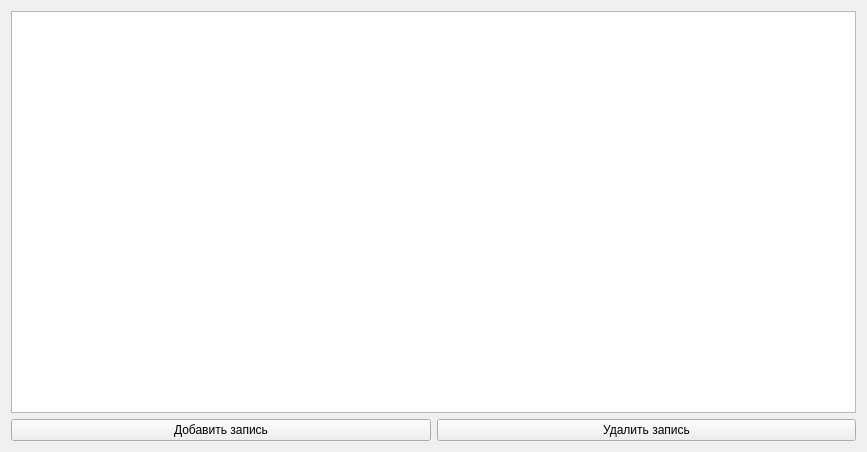
<?xml version="1.0" encoding="UTF-8"?>
<ui version="4.0">
 <class>Form</class>
 <widget class="QWidget" name="Form">
  <property name="geometry">
   <rect>
    <x>0</x>
    <y>0</y>
    <width>867</width>
    <height>452</height>
   </rect>
  </property>
  <property name="windowTitle">
   <string>Form</string>
  </property>
  <layout class="QHBoxLayout" name="horizontalLayout">
   <item>
    <layout class="QGridLayout" name="gridLayout">
     <item row="1" column="0">
      <widget class="QPushButton" name="new_btn">
       <property name="text">
        <string>Добавить запись</string>
       </property>
      </widget>
     </item>
     <item row="1" column="1">
      <widget class="QPushButton" name="del_btn">
       <property name="text">
        <string>Удалить запись</string>
       </property>
      </widget>
     </item>
     <item row="0" column="0" colspan="2">
      <widget class="QTableWidget" name="table"/>
     </item>
    </layout>
   </item>
  </layout>
 </widget>
 <resources/>
 <connections/>
</ui>
